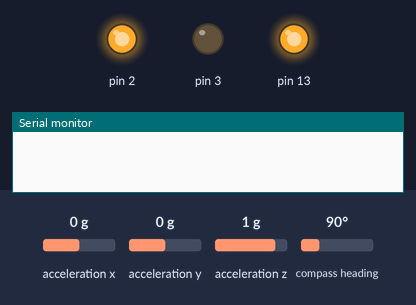
Recording of a sketch running on a simulated Arduino Uno, built for the host (arithmetic inside an expression is 32-bit, double 64-bit). On the bench: output pins drawn as LEDs (lit = HIGH), the last lines printed to the serial monitor. Inputs (shaded band) come from the test bench; at power-on: acceleration x 0 g, acceleration y 0 g, acceleration z 1 g, compass heading 90°.

Above: at 0.1 s.
At 4.1 s:
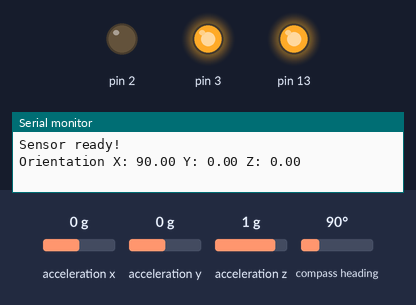
Timing chart, 0 to 5.6 s (numbered marks = the images above):
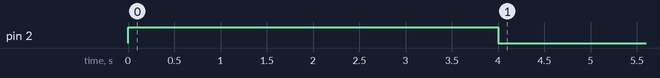

The sketch:

4.BNO055_ChatGPT.ino
```cpp
// WORKED - JANGAN DIUBAH-UBAH !!!

#include <Wire.h>
#include <Adafruit_Sensor.h>
#include <Adafruit_BNO055.h>

// Use Wire1 for I2C2 (pins 16: SCL, 17: SDA)
Adafruit_BNO055 bno = Adafruit_BNO055(55, 0x28, &Wire1);

void setup() {

  Serial.begin(9600);

  // Initialize the Wire1 object without specifying pins (Teensy automatically assigns the correct ones for I2C2)
  Wire1.begin();

  // Initialize the BNO055 sensor
  if (!bno.begin()) {
    Serial.print("Couldn't find sensor BNO055 ... Check connection!");
    while (1);

  }

  // Optional: Enable external crystal for better precision
  bno.setExtCrystalUse(true);

  pinMode(13, OUTPUT);
  digitalWrite(13, HIGH);
  pinMode(2, OUTPUT);
  digitalWrite(2, HIGH);
  delay(4000);
  digitalWrite(2, LOW);
  pinMode(3, OUTPUT);
  digitalWrite(3, HIGH);

  Serial.println("Sensor ready!");
}

void loop() {
  sensors_event_t event;
  bno.getEvent(&event);

  // Output orientation data (Euler angles)
  Serial.print("Orientation X: "); Serial.print(event.orientation.x);
  Serial.print(" Y: "); Serial.print(event.orientation.y);
  Serial.print(" Z: "); Serial.println(event.orientation.z);

  delay(100);
}
```
